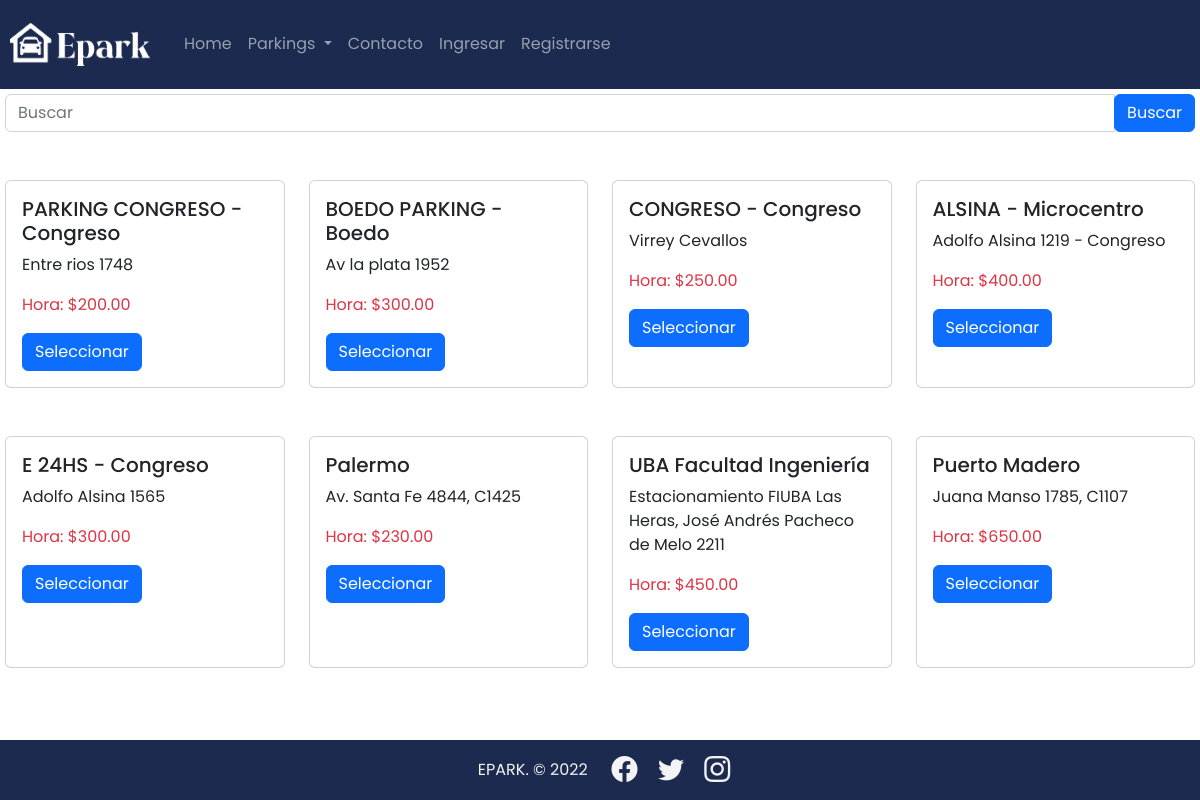
Before: /parking/parkings with the older database file.
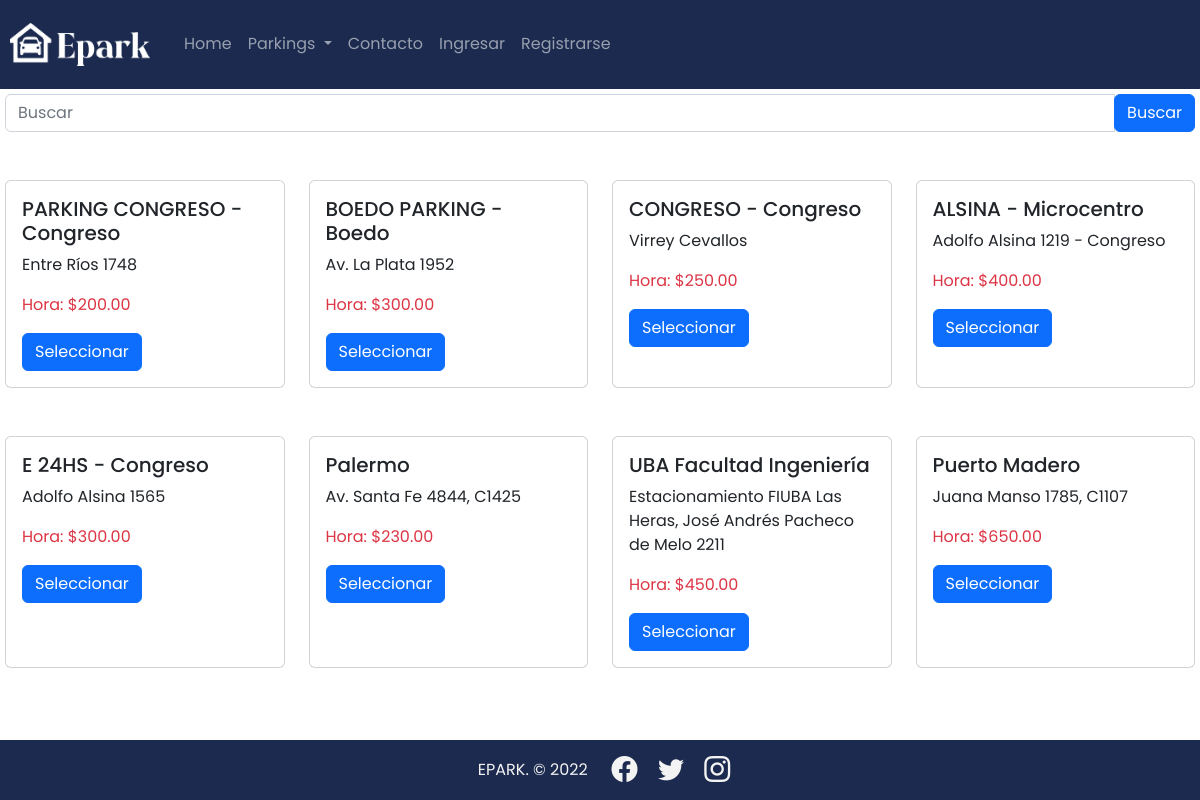
After: the same page with the newer database file.
### parking/models.py (models this page shows, shortened)
class Parking(models.Model):
    title = models.CharField(max_length=50)
    owner_name = models.CharField(max_length=50)
    owner_surname = models.CharField(max_length=50)
    address_p  = models.TextField()
    price_hour = models.DecimalField(max_digits=10, decimal_places=2, default=0.0)
    price_day = models.DecimalField(max_digits=10, decimal_places=2, default=0.0)
    price_week = models.DecimalField(max_digits=10, decimal_places=2, default=0.0)
    price_month = models.DecimalField(max_digits=10, decimal_places=2, default=0.0)
    phone_p = models.CharField(max_length=20)
    mail_p = models.EmailField()
    country_p = models.CharField(max_length=30)
    city_p = models.CharField(max_length=30)
    slots =  models.IntegerField()
    url_map = models.CharField(max_length=500)
    avalaible = models.BooleanField(default=True)
    slug = models.SlugField(null=False, blank=False, unique=True)
    created_at = models.DateTimeField(auto_now_add=True)

### parking/views.py (the view)
# urls.py: path("parking/parkings", ParkingListView.as_view(), name="parking"),
class ParkingListView(ListView):
    template_name = 'parking/parkings.html'
    queryset = Parking.objects.all()
    def get_context_data(self, **kwargs):
        context = super().get_context_data(**kwargs)
        context['parkings'] = context['object_list']
        return context

### parking/templates/parking/parkings.html
{% extends 'base.html' %}
    {% block content %}
    <div class="row">
        {% include 'parking/snippets/search.html' %}
        {% for parking in object_list %}
        <div class="col-3 mt-5">
            {% include 'parking/snippets/parking.html' %}
        </div>
        {% endfor %}
    </div>
    {% endblock %}

### parking/templates/parking/snippets/parking.html
<div class="card h-100">
    <div class="col card-body">
        <h5 class="card-title">{{ parking.title }} </h5>
        <p class="card-ted">{{ parking.address_p }} </p>
        <p class="card-ted text-danger">Hora: ${{ parking.price_hour }} </p>
        <a href="{% url 'parking:parking' parking.slug %}"> <button  class="btn btn-primary">Seleccionar</button></a>
    </div>
</div>

Changed rows visible on the page:
changed Parking "PARKING CONGRESO - Congreso": address_p "Entre rios 1748" → "Entre Ríos 1748"
changed Parking "BOEDO PARKING - Boedo": address_p "Av la plata 1952" → "Av. La Plata 1952"
